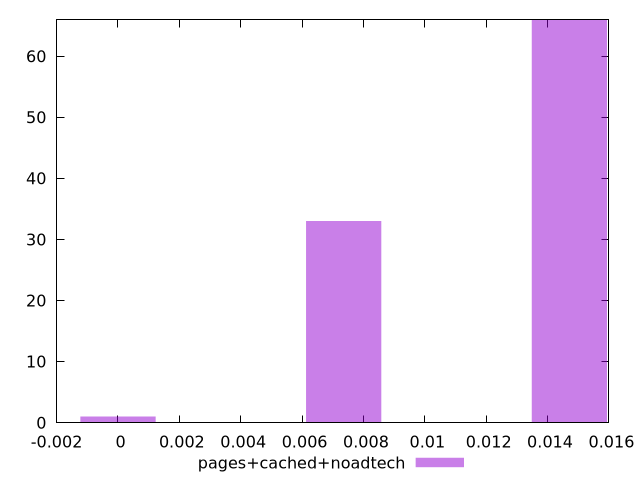

The gnuplot source for this figure:
$_pagesCachedNoadtech <<EOF
0.007356349791613984 33
0.014712699583227969 66
0 1
EOF
set key outside below
set terminal pngcairo
set output "report_00004_2020-11-02T20-21-41.718Z/largest-contentful-paint/pages+cached+noadtech//hist.png"
set yrange [0:66]
set boxwidth 0.0024521165972046614
set style fill transparent solid 0.5 noborder
plot $_pagesCachedNoadtech title "pages+cached+noadtech" with boxes ,
